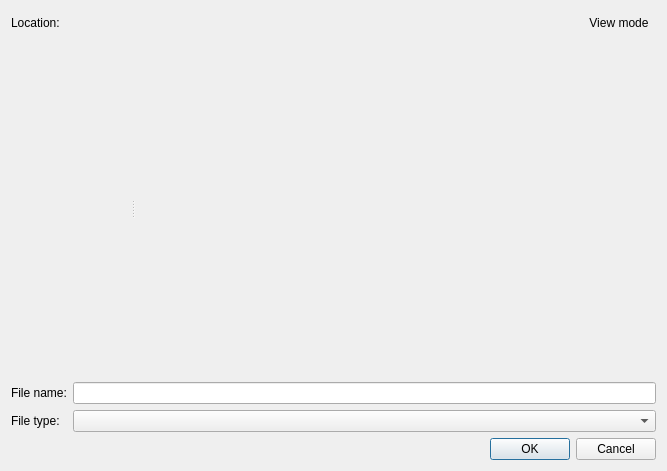
<?xml version="1.0" encoding="UTF-8"?>
<ui version="4.0">
 <class>FileDialog</class>
 <widget class="QDialog" name="FileDialog">
  <property name="geometry">
   <rect>
    <x>0</x>
    <y>0</y>
    <width>667</width>
    <height>471</height>
   </rect>
  </property>
  <property name="windowTitle">
   <string/>
  </property>
  <layout class="QVBoxLayout" name="verticalLayout" stretch="0,1,0,0">
   <item>
    <layout class="QHBoxLayout" name="horizontalLayout_2" stretch="0,1,0">
     <item>
      <widget class="QLabel" name="lookInLabel">
       <property name="text">
        <string>Location:</string>
       </property>
      </widget>
     </item>
     <item>
      <widget class="Fm::PathBar" name="location" native="true"/>
     </item>
     <item>
      <layout class="QHBoxLayout" name="horizontalLayout">
       <item>
        <widget class="QToolButton" name="goBackBtn">
         <property name="text">
          <string/>
         </property>
         <property name="icon">
          <iconset theme="go-previous">
           <normaloff>.</normaloff>.</iconset>
         </property>
         <property name="autoRaise">
          <bool>true</bool>
         </property>
        </widget>
       </item>
       <item>
        <widget class="QToolButton" name="goForwardBtn">
         <property name="text">
          <string/>
         </property>
         <property name="icon">
          <iconset theme="go-next">
           <normaloff>.</normaloff>.</iconset>
         </property>
         <property name="autoRaise">
          <bool>true</bool>
         </property>
        </widget>
       </item>
       <item>
        <widget class="QToolButton" name="goUpBtn">
         <property name="text">
          <string/>
         </property>
         <property name="icon">
          <iconset theme="go-up">
           <normaloff>.</normaloff>.</iconset>
         </property>
         <property name="autoRaise">
          <bool>true</bool>
         </property>
        </widget>
       </item>
       <item>
        <widget class="QToolButton" name="newDirBtn">
         <property name="text">
          <string/>
         </property>
         <property name="icon">
          <iconset theme="folder">
           <normaloff>.</normaloff>.</iconset>
         </property>
         <property name="autoRaise">
          <bool>true</bool>
         </property>
        </widget>
       </item>
       <item>
        <widget class="QToolButton" name="viewModeBtn">
         <property name="text">
          <string>View mode</string>
         </property>
         <property name="autoRaise">
          <bool>true</bool>
         </property>
        </widget>
       </item>
      </layout>
     </item>
    </layout>
   </item>
   <item>
    <widget class="QSplitter" name="splitter">
     <property name="orientation">
      <enum>Qt::Horizontal</enum>
     </property>
     <widget class="Fm::SidePane" name="sidePane" native="true">
      <property name="sizePolicy">
       <sizepolicy hsizetype="Minimum" vsizetype="Preferred">
        <horstretch>0</horstretch>
        <verstretch>0</verstretch>
       </sizepolicy>
      </property>
      <property name="minimumSize">
       <size>
        <width>120</width>
        <height>0</height>
       </size>
      </property>
     </widget>
     <widget class="Fm::FolderView" name="folderView" native="true">
      <property name="sizePolicy">
       <sizepolicy hsizetype="MinimumExpanding" vsizetype="Preferred">
        <horstretch>1</horstretch>
        <verstretch>0</verstretch>
       </sizepolicy>
      </property>
     </widget>
    </widget>
   </item>
   <item>
    <layout class="QGridLayout" name="gridLayout">
     <item row="0" column="0">
      <widget class="QLabel" name="fileNameLabel">
       <property name="text">
        <string>File name:</string>
       </property>
      </widget>
     </item>
     <item row="0" column="1">
      <widget class="QLineEdit" name="fileName"/>
     </item>
     <item row="1" column="0">
      <widget class="QLabel" name="fileTypeLabel">
       <property name="text">
        <string>File type:</string>
       </property>
      </widget>
     </item>
     <item row="1" column="1">
      <widget class="QComboBox" name="fileTypeCombo"/>
     </item>
    </layout>
   </item>
   <item>
    <widget class="QDialogButtonBox" name="buttonBox">
     <property name="orientation">
      <enum>Qt::Horizontal</enum>
     </property>
     <property name="standardButtons">
      <set>QDialogButtonBox::Cancel|QDialogButtonBox::Ok</set>
     </property>
    </widget>
   </item>
  </layout>
 </widget>
 <customwidgets>
  <customwidget>
   <class>Fm::SidePane</class>
   <extends>QWidget</extends>
   <header location="global">sidepane.h</header>
   <container>1</container>
  </customwidget>
  <customwidget>
   <class>Fm::FolderView</class>
   <extends>QWidget</extends>
   <header>folderview.h</header>
   <container>1</container>
  </customwidget>
  <customwidget>
   <class>Fm::PathBar</class>
   <extends>QWidget</extends>
   <header>pathbar.h</header>
   <container>1</container>
  </customwidget>
 </customwidgets>
 <resources/>
 <connections>
  <connection>
   <sender>buttonBox</sender>
   <signal>accepted()</signal>
   <receiver>FileDialog</receiver>
   <slot>accept()</slot>
   <hints>
    <hint type="sourcelabel">
     <x>248</x>
     <y>254</y>
    </hint>
    <hint type="destinationlabel">
     <x>157</x>
     <y>274</y>
    </hint>
   </hints>
  </connection>
  <connection>
   <sender>buttonBox</sender>
   <signal>rejected()</signal>
   <receiver>FileDialog</receiver>
   <slot>reject()</slot>
   <hints>
    <hint type="sourcelabel">
     <x>316</x>
     <y>260</y>
    </hint>
    <hint type="destinationlabel">
     <x>286</x>
     <y>274</y>
    </hint>
   </hints>
  </connection>
 </connections>
</ui>
